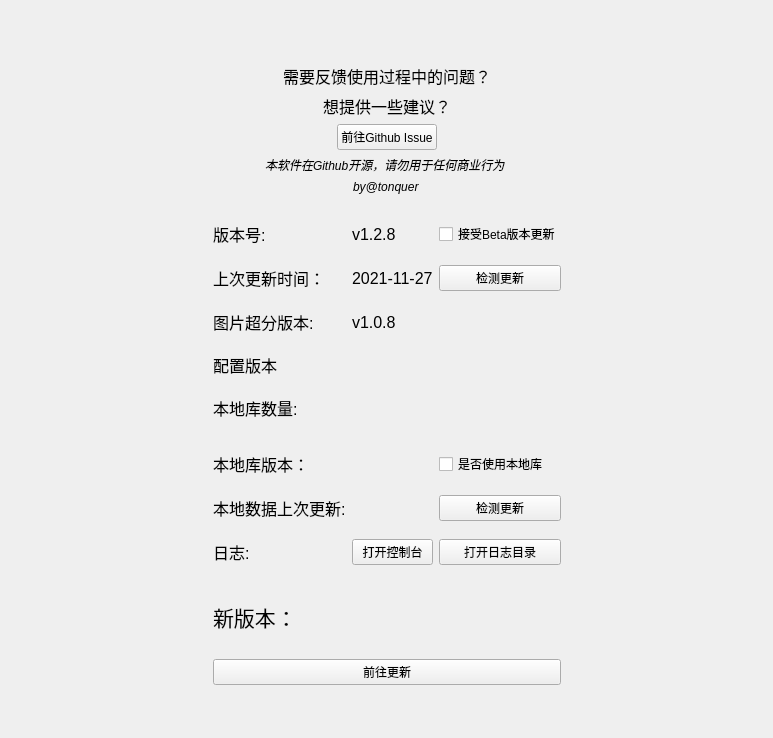
<?xml version="1.0" encoding="UTF-8"?>
<ui version="4.0">
 <class>Help</class>
 <widget class="QWidget" name="Help">
  <property name="geometry">
   <rect>
    <x>0</x>
    <y>0</y>
    <width>773</width>
    <height>738</height>
   </rect>
  </property>
  <property name="windowTitle">
   <string>帮助</string>
  </property>
  <property name="styleSheet">
   <string notr="true">QListWidget {background-color:transparent;}
QScrollArea {background-color:transparent;}</string>
  </property>
  <layout class="QVBoxLayout" name="verticalLayout">
   <item>
    <widget class="SmoothScrollArea" name="scrollArea">
     <property name="widgetResizable">
      <bool>true</bool>
     </property>
     <widget class="QWidget" name="scrollAreaWidgetContents">
      <property name="geometry">
       <rect>
        <x>0</x>
        <y>0</y>
        <width>741</width>
        <height>815</height>
       </rect>
      </property>
      <layout class="QVBoxLayout" name="verticalLayout_3">
       <item>
        <layout class="QHBoxLayout" name="horizontalLayout">
         <item>
          <spacer name="horizontalSpacer_2">
           <property name="orientation">
            <enum>Qt::Orientation::Horizontal</enum>
           </property>
           <property name="sizeHint" stdset="0">
            <size>
             <width>40</width>
             <height>20</height>
            </size>
           </property>
          </spacer>
         </item>
         <item>
          <widget class="QWidget" name="widget" native="true">
           <layout class="QVBoxLayout" name="verticalLayout_2">
            <item>
             <spacer name="verticalSpacer_2">
              <property name="orientation">
               <enum>Qt::Orientation::Vertical</enum>
              </property>
              <property name="sizeHint" stdset="0">
               <size>
                <width>20</width>
                <height>40</height>
               </size>
              </property>
             </spacer>
            </item>
            <item alignment="Qt::AlignmentFlag::AlignHCenter">
             <widget class="QLabel" name="label">
              <property name="text">
               <string/>
              </property>
              <property name="pixmap">
               <pixmap resource="../res/images.qrc">:/png/icon/icon_comment.png</pixmap>
              </property>
             </widget>
            </item>
            <item alignment="Qt::AlignmentFlag::AlignHCenter">
             <widget class="QLabel" name="label_2">
              <property name="font">
               <font>
                <pointsize>12</pointsize>
               </font>
              </property>
              <property name="text">
               <string>需要反馈使用过程中的问题？</string>
              </property>
             </widget>
            </item>
            <item alignment="Qt::AlignmentFlag::AlignHCenter">
             <widget class="QLabel" name="label_3">
              <property name="font">
               <font>
                <pointsize>12</pointsize>
               </font>
              </property>
              <property name="text">
               <string>想提供一些建议？</string>
              </property>
             </widget>
            </item>
            <item alignment="Qt::AlignmentFlag::AlignHCenter">
             <widget class="QPushButton" name="pushButton">
              <property name="text">
               <string>前往Github Issue</string>
              </property>
             </widget>
            </item>
            <item alignment="Qt::AlignmentFlag::AlignHCenter">
             <widget class="QLabel" name="label_13">
              <property name="font">
               <font>
                <italic>true</italic>
               </font>
              </property>
              <property name="text">
               <string>本软件在Github开源，请勿用于任何商业行为</string>
              </property>
             </widget>
            </item>
            <item alignment="Qt::AlignmentFlag::AlignHCenter">
             <widget class="QLabel" name="label_14">
              <property name="font">
               <font>
                <italic>true</italic>
               </font>
              </property>
              <property name="text">
               <string>by@tonquer</string>
              </property>
             </widget>
            </item>
            <item>
             <widget class="QWidget" name="widget_2" native="true">
              <layout class="QGridLayout" name="gridLayout">
               <item row="4" column="0">
                <widget class="QLabel" name="label_5">
                 <property name="minimumSize">
                  <size>
                   <width>80</width>
                   <height>50</height>
                  </size>
                 </property>
                 <property name="font">
                  <font>
                   <pointsize>12</pointsize>
                  </font>
                 </property>
                 <property name="text">
                  <string>本地库数量:</string>
                 </property>
                </widget>
               </item>
               <item row="1" column="0">
                <widget class="QLabel" name="label_9">
                 <property name="font">
                  <font>
                   <pointsize>12</pointsize>
                  </font>
                 </property>
                 <property name="text">
                  <string>上次更新时间：</string>
                 </property>
                </widget>
               </item>
               <item row="0" column="2">
                <widget class="QCheckBox" name="preCheckBox">
                 <property name="text">
                  <string>接受Beta版本更新</string>
                 </property>
                </widget>
               </item>
               <item row="2" column="0">
                <widget class="QLabel" name="label_6">
                 <property name="minimumSize">
                  <size>
                   <width>80</width>
                   <height>50</height>
                  </size>
                 </property>
                 <property name="font">
                  <font>
                   <pointsize>12</pointsize>
                  </font>
                 </property>
                 <property name="text">
                  <string>图片超分版本:</string>
                 </property>
                </widget>
               </item>
               <item row="7" column="2">
                <widget class="QPushButton" name="dbCheck">
                 <property name="text">
                  <string>检测更新</string>
                 </property>
                </widget>
               </item>
               <item row="6" column="0">
                <widget class="QLabel" name="label_10">
                 <property name="minimumSize">
                  <size>
                   <width>80</width>
                   <height>50</height>
                  </size>
                 </property>
                 <property name="font">
                  <font>
                   <pointsize>12</pointsize>
                  </font>
                 </property>
                 <property name="text">
                  <string>本地库版本：</string>
                 </property>
                </widget>
               </item>
               <item row="0" column="0">
                <widget class="QLabel" name="label_4">
                 <property name="minimumSize">
                  <size>
                   <width>80</width>
                   <height>50</height>
                  </size>
                 </property>
                 <property name="font">
                  <font>
                   <pointsize>12</pointsize>
                  </font>
                 </property>
                 <property name="text">
                  <string>版本号:</string>
                 </property>
                </widget>
               </item>
               <item row="1" column="2">
                <widget class="QPushButton" name="verCheck">
                 <property name="text">
                  <string>检测更新</string>
                 </property>
                </widget>
               </item>
               <item row="8" column="0">
                <widget class="QLabel" name="label_7">
                 <property name="minimumSize">
                  <size>
                   <width>80</width>
                   <height>50</height>
                  </size>
                 </property>
                 <property name="font">
                  <font>
                   <pointsize>12</pointsize>
                  </font>
                 </property>
                 <property name="text">
                  <string>日志:</string>
                 </property>
                </widget>
               </item>
               <item row="6" column="1">
                <widget class="QLabel" name="localVer">
                 <property name="font">
                  <font>
                   <pointsize>12</pointsize>
                  </font>
                 </property>
                 <property name="text">
                  <string/>
                 </property>
                </widget>
               </item>
               <item row="8" column="2">
                <widget class="QPushButton" name="logButton">
                 <property name="text">
                  <string>打开日志目录</string>
                 </property>
                </widget>
               </item>
               <item row="0" column="1">
                <widget class="QLabel" name="version">
                 <property name="font">
                  <font>
                   <pointsize>12</pointsize>
                  </font>
                 </property>
                 <property name="text">
                  <string>v1.2.8</string>
                 </property>
                </widget>
               </item>
               <item row="4" column="1">
                <widget class="QLabel" name="localNum">
                 <property name="font">
                  <font>
                   <pointsize>12</pointsize>
                  </font>
                 </property>
                 <property name="text">
                  <string/>
                 </property>
                </widget>
               </item>
               <item row="8" column="1">
                <widget class="QPushButton" name="openCmd">
                 <property name="text">
                  <string>打开控制台</string>
                 </property>
                </widget>
               </item>
               <item row="2" column="1">
                <widget class="QLabel" name="waifu2x">
                 <property name="font">
                  <font>
                   <pointsize>12</pointsize>
                  </font>
                 </property>
                 <property name="text">
                  <string>v1.0.8</string>
                 </property>
                </widget>
               </item>
               <item row="7" column="0">
                <widget class="QLabel" name="label_11">
                 <property name="font">
                  <font>
                   <pointsize>12</pointsize>
                  </font>
                 </property>
                 <property name="text">
                  <string>本地数据上次更新:</string>
                 </property>
                </widget>
               </item>
               <item row="1" column="1">
                <widget class="QLabel" name="upTimeLabel">
                 <property name="font">
                  <font>
                   <pointsize>12</pointsize>
                  </font>
                 </property>
                 <property name="text">
                  <string>2021-11-27</string>
                 </property>
                </widget>
               </item>
               <item row="7" column="1">
                <widget class="QLabel" name="localTime">
                 <property name="font">
                  <font>
                   <pointsize>12</pointsize>
                  </font>
                 </property>
                 <property name="text">
                  <string/>
                 </property>
                </widget>
               </item>
               <item row="3" column="0">
                <widget class="QLabel" name="label_12">
                 <property name="font">
                  <font>
                   <pointsize>12</pointsize>
                  </font>
                 </property>
                 <property name="text">
                  <string>配置版本</string>
                 </property>
                </widget>
               </item>
               <item row="3" column="1">
                <widget class="QLabel" name="configVer">
                 <property name="font">
                  <font>
                   <pointsize>12</pointsize>
                  </font>
                 </property>
                 <property name="text">
                  <string/>
                 </property>
                </widget>
               </item>
               <item row="6" column="2">
                <widget class="QCheckBox" name="useLocal">
                 <property name="text">
                  <string>是否使用本地库</string>
                 </property>
                </widget>
               </item>
              </layout>
             </widget>
            </item>
            <item>
             <widget class="QWidget" name="updateWidget" native="true">
              <layout class="QVBoxLayout" name="verticalLayout_4">
               <item>
                <widget class="QLabel" name="label_8">
                 <property name="font">
                  <font>
                   <pointsize>16</pointsize>
                  </font>
                 </property>
                 <property name="text">
                  <string>新版本：</string>
                 </property>
                </widget>
               </item>
               <item>
                <widget class="QLabel" name="updateLabel">
                 <property name="text">
                  <string/>
                 </property>
                </widget>
               </item>
               <item>
                <widget class="QPushButton" name="updateButton">
                 <property name="text">
                  <string>前往更新</string>
                 </property>
                 <property name="icon">
                  <iconset resource="../res/images.qrc">
                   <normaloff>:/png/icon/new.svg</normaloff>:/png/icon/new.svg</iconset>
                 </property>
                </widget>
               </item>
              </layout>
             </widget>
            </item>
            <item>
             <spacer name="verticalSpacer">
              <property name="orientation">
               <enum>Qt::Orientation::Vertical</enum>
              </property>
              <property name="sizeHint" stdset="0">
               <size>
                <width>20</width>
                <height>40</height>
               </size>
              </property>
             </spacer>
            </item>
           </layout>
          </widget>
         </item>
         <item>
          <spacer name="horizontalSpacer">
           <property name="orientation">
            <enum>Qt::Orientation::Horizontal</enum>
           </property>
           <property name="sizeHint" stdset="0">
            <size>
             <width>40</width>
             <height>20</height>
            </size>
           </property>
          </spacer>
         </item>
        </layout>
       </item>
      </layout>
     </widget>
    </widget>
   </item>
  </layout>
 </widget>
 <customwidgets>
  <customwidget>
   <class>SmoothScrollArea</class>
   <extends>QScrollArea</extends>
   <header location="global">component.scroll_area.smooth_scroll_area.h</header>
   <container>1</container>
  </customwidget>
 </customwidgets>
 <resources>
  <include location="../res/images.qrc"/>
 </resources>
 <connections/>
</ui>
